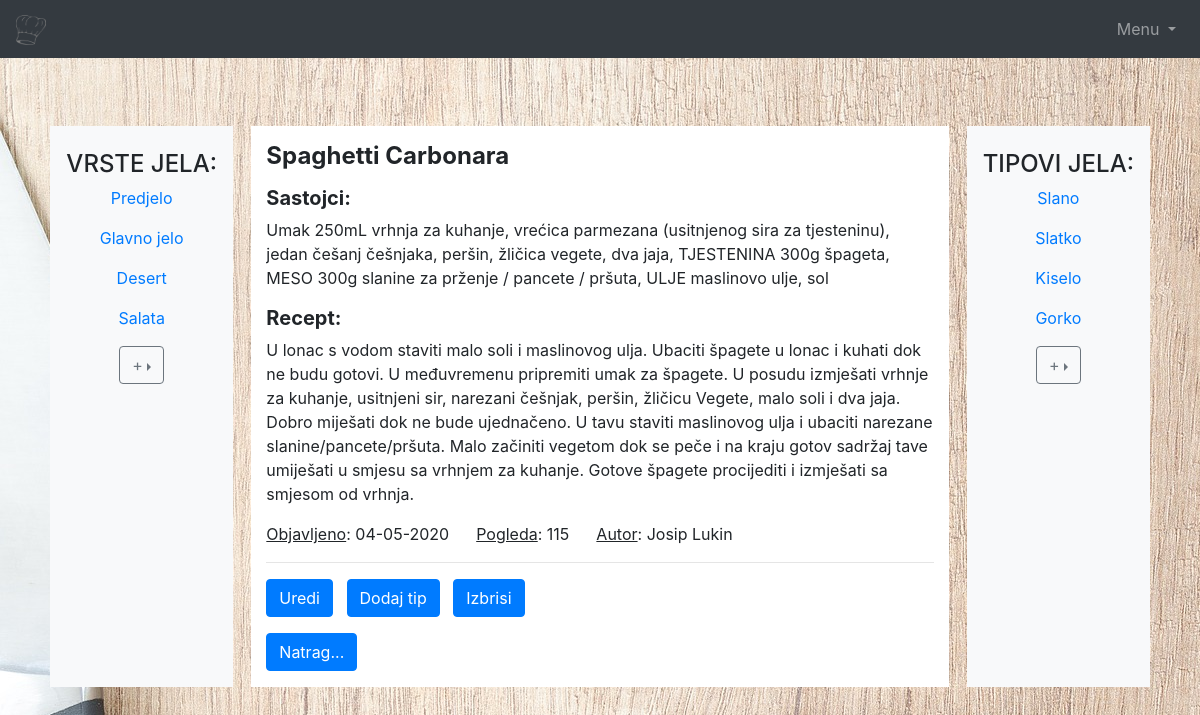
Screenshot of /admin.php?a=recept&id=1 (signed in) with the database file from the repository.
### tables this page shows
CREATE TABLE IF NOT EXISTS `vrsta_jela` (
  `id` int(10) UNSIGNED NOT NULL AUTO_INCREMENT,
  `naziv` varchar(50) NOT NULL,
  PRIMARY KEY (`id`)
);

CREATE TABLE IF NOT EXISTS `recept` (
  `id` int(10) UNSIGNED NOT NULL AUTO_INCREMENT,
  `naslov` varchar(50) NOT NULL,
  `vk_autora` int(11) NOT NULL,
  `vk_vrsta_jela` int(11) NOT NULL,
  `datum_objavljivanja` date NOT NULL,
  `sastojci` varchar(300) NOT NULL,
  `opis` varchar(500) NOT NULL,
  `tekst_recepta` varchar(800) NOT NULL,
  `ocjena` int(11) NOT NULL,
  `br_pregleda` int(11) NOT NULL,
  PRIMARY KEY (`id`),
  KEY `vk_autora` (`vk_autora`),
  KEY `vk_vrsta_jela` (`vk_vrsta_jela`)
);

CREATE TABLE IF NOT EXISTS `korisnik` (
  `id` int(10) UNSIGNED NOT NULL AUTO_INCREMENT,
  `ime` varchar(50) NOT NULL,
  `prezime` varchar(50) NOT NULL,
  `username` varchar(50) NOT NULL,
  `password` varchar(50) NOT NULL,
  `vk_tip_korisnika` int(11) NOT NULL,
  PRIMARY KEY (`id`),
  KEY `vk_tip_korisnika` (`vk_tip_korisnika`)
);

CREATE TABLE IF NOT EXISTS `tip` (
  `id` int(10) UNSIGNED NOT NULL AUTO_INCREMENT,
  `naziv` varchar(50) NOT NULL,
  PRIMARY KEY (`id`)
);

### Help/database.php (called while the page is built, shortened)
<?php
class kuharica_baza {
    public static function connect() {
        $c = new mysqli(self::host, self::user, self::pass, self::database);
        $c->query("SET CHARACTER SET utf8");
        return $c;
    }
}
?>

### admin.php (called while the page is built, shortened)
<?php
require_once ('Controller/ManagerVrsta_jela.php');
require_once ('Help/database.php');
require_once ('Model/ModelVrsta_jela.php');
require_once ('Model/ModelRecept.php');
require_once ('Controller/ManagerTip.php');
require_once ('Model/ModelTip.php');
$vjm = new ManagerVrsta_jela();
$vt = new ManagerTip();
if (!isset($_GET['a'])) {
    $a = '';
} else {
    $a = $_GET['a'];
}
switch ($a) {
    case 'recept':
                    $recept = new Recept($_GET['id']);
                    $vrsta_jela = $vjm->getVrsta_jela();
                    $vrsta_tipa = $vt->getTip();
                    break;
}
include_once 'Admin/AdminPocetna.php';
?>

### Controller/ManagerVrsta_jela.php (called while the page is built, shortened)
<?php
class ManagerVrsta_jela{
    private $vise_vrsta_jela = array();
    private $c;
    public function __construct(){
            $this->c = kuharica_baza::connect();
    }
    public function getVrsta_jela(){
        $sql = "SELECT * FROM vrsta_jela";
        $r = $this->c->query($sql);
        while($row = $r->fetch_assoc()){
            $v = new Vrsta_jela();
            $v->setId($row['id']);
            $v->setNaziv($row['naziv']);
            $this->vise_vrsta_jela[] = $v;
        }
        return $this->vise_vrsta_jela;
    }
}
?>

### Model/ModelVrsta_jela.php (called while the page is built, shortened)
<?php
class Vrsta_jela {
    private $id;
    private $naziv;
    public function getId(){return $this->id; }
    public function getNaziv(){return $this->naziv; }
    public function setId($id){ $this->id = $id; }
    public function setNaziv($naziv){ $this->naziv = $naziv; }
}
?>

### Model/ModelRecept.php (called while the page is built, shortened)
<?php
class Recept {
    private $id;
    private $naslov;
    private $vk_autora;
    private $datum;
    private $sastojci;
    private $tekst_recepta;
    private $br_pregleda;
    public function __construct($id=null){
        if($id){
            $c = kuharica_baza::connect();
            $sql = "SELECT * FROM recept WHERE id = $id LIMIT 1";
            $r = $c->query($sql);
            $red = $r->fetch_assoc();
            $this->id=$red['id'];
            $this->naslov=$red['naslov'];
            $this->vk_autora=$red['vk_autora'];
            $this->datum = $red['datum_objavljivanja'];
            $this->sastojci=$red['sastojci'];
            $this->tekst_recepta=$red['tekst_recepta'];
            $this->br_pregleda=$red['br_pregleda'];
        }
    }
    public function getImeAutora(){
        $c = kuharica_baza::connect();
        $sql = "SELECT * FROM korisnik WHERE id = $this->vk_autora LIMIT 1";
        $r = $c->query($sql);
        $red = $r->fetch_assoc();
        $this->autor = $red['ime']." ".$red['prezime'];
        return $this->autor;
    }
    public function getId(){return $this->id;}
    public function getNaslov(){return $this->naslov;}
    public function getAutor(){return $this->vk_autora;}
    public function getDatum(){return $this->datum;}
    public function getSastojci(){return $this->sastojci;}
    public function getTekstRecepta(){return $this->tekst_recepta;}
    public function getBrojPregleda(){return $this->br_pregleda;}
}
?>

### Controller/ManagerTip.php (called while the page is built, shortened)
<?php
class ManagerTip {
    private $vise_vrsta_tipova = array();
    private $c;
    public function __construct(){
            $this->c = kuharica_baza::connect();
    }
    public function getTip(){
        $sql = "SELECT * FROM tip";
        $r = $this->c->query($sql);
        while($row = $r->fetch_assoc()){
            $v = new Tip();
            $v->setId($row['id']);
            $v->setNaziv($row['naziv']);
            $this->vise_vrsta_tipova[] = $v;
        }
        return $this->vise_vrsta_tipova;
    }
}
?>

### Model/ModelTip.php (called while the page is built, shortened)
<?php
class Tip {
    private $id;
    private $naziv;
    public function getId(){return $this->id; }
    public function getNaziv(){return $this->naziv; }
    public function setId($id){ $this->id = $id; }
    public function setNaziv($naziv){ $this->naziv = $naziv; }
}
?>

### View/prikazRecept.php (the view, shortened to what this page needs)
<html>
    <div>
    <p><h4><strong><?php echo $recept->getNaslov(); ?></strong></h4></p>
    <p><h5><strong>Sastojci:</strong></h5><?php echo $recept->getSastojci(); ?></p>
    <p><h5><strong>Recept:</strong></h5><?php echo $recept->getTekstRecepta(); ?></p>
    <p><u>Objavljeno</u>: <?php echo date_format(date_create($recept->getDatum()),'d-m-Y'); ?>&nbsp&nbsp&nbsp&nbsp&nbsp
    <u>Pogleda</u>: <?php echo $recept->getBrojPregleda(); ?>&nbsp&nbsp&nbsp&nbsp&nbsp
    <u>Autor</u>: <?php echo $recept->getImeAutora(); ?></p>
    <hr>
    <?php
    if(isset($_SESSION)){
      if($recept->getAutor() == $_SESSION['userID']){
        echo '<p>';
        echo '<a class="btn btn-primary" href="korisnik.php?a=uredi&id='.$recept->getId().'" role="button">Uredi</a>';
        echo '<a class="btn btn-primary" href="korisnik.php?a=dodajtip&id='.$recept->getId().'" role="button">Dodaj tip</a>';
        echo '<a class="btn btn-primary" href="korisnik.php?a=izbrisi&id='.$recept->getId().'" role="button">Izbrisi</a>';
        echo '</p>';
        }
    }
    ?>
    <p><a class="btn btn-primary" href="<?php echo $_SERVER['SCRIPT_NAME']; ?>">Natrag...</a></p>
    </div>
</html>

### View/prikazVrste_jela.php
<?php
foreach ($vrsta_jela as $v){
    echo '<p><a href="?a=vrsta_jela&id='.$v->getId().'">'.$v->getNaziv().'</a></p>';
}
?>

### View/prikazTip.php
<?php
foreach ($vrsta_tipa as $v){
    echo '<p><a href="?a=tip&id='.$v->getId().'">'.$v->getNaziv().'</a></p>';
}
?>

### rows the page displays
vrsta_jela: naziv "Predjelo"
vrsta_jela: naziv "Glavno jelo"
vrsta_jela: naziv "Desert"
vrsta_jela: naziv "Salata"
recept: naslov "Spaghetti Carbonara", sastojci "Umak 250mL vrhnja za kuhanje, vrećica parmezana (usitnjenog sira za tjesteninu), jedan češanj češnjaka, peršin, žličica vegete, dva jaja, TJESTENINA 300g špageta, MESO 300g slanine za prženje / pancete / pršuta, ULJE maslinovo ulje, sol", tekst_recepta "U lonac s vodom staviti malo soli i maslinovog ulja. Ubaciti špagete u lonac i kuhati dok ne budu gotovi. U međuvremenu pripremiti umak za špagete. U posudu izmješati vrhnje za kuhanje, usitnjeni sir, narezani češnjak, peršin, žličicu Vegete, malo soli i dva jaja. Dobro miješati dok ne bude ujednačeno. U tavu staviti maslinovog ulja i ubaciti narezane slanine/pancete/pršuta. Malo začiniti vegetom dok se peče i na kraju gotov sadržaj tave umiješati u smjesu sa vrhnjem za kuhanje. Gotove špagete procijediti i izmješati sa smjesom od vrhnja.", datum_objavljivanja "04-05-2020", br_pregleda "115"
korisnik: $recept->getImeAutora() "Josip Lukin"
tip: naziv "Slano"
tip: naziv "Slatko"
tip: naziv "Kiselo"
tip: naziv "Gorko"
